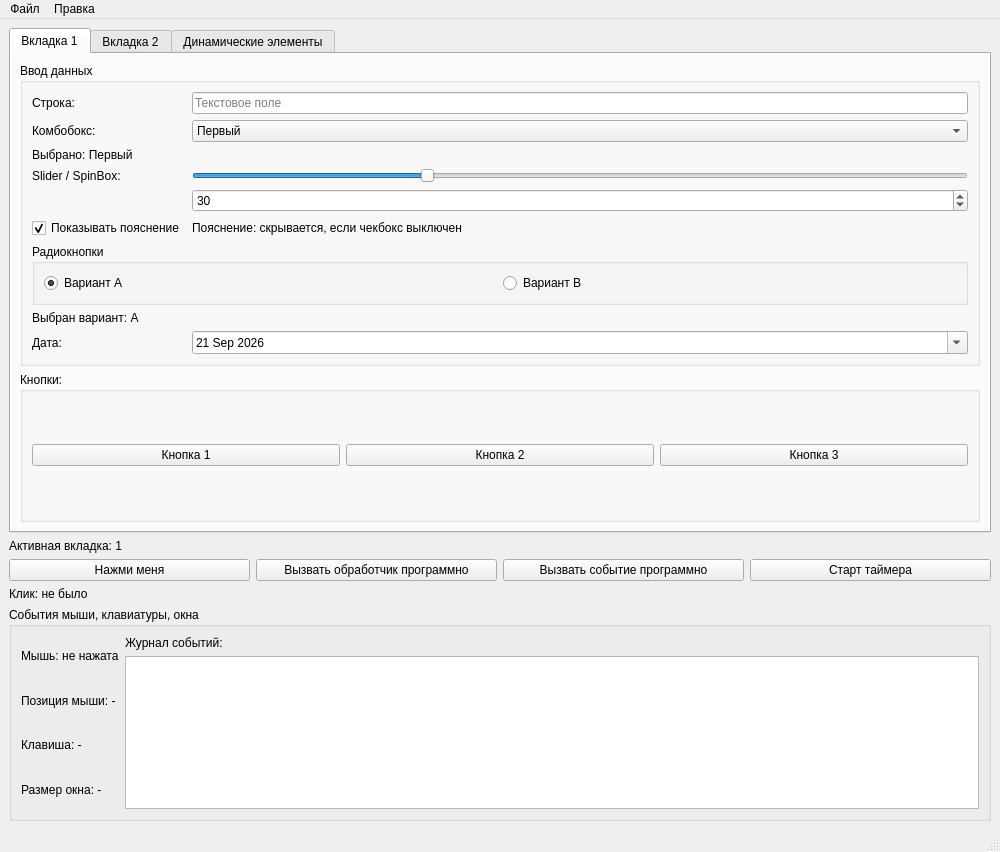
<?xml version="1.0" encoding="UTF-8"?>
<ui version="4.0">
 <class>MainWindow</class>
 <widget class="QMainWindow" name="MainWindow">
  <property name="enabled">
   <bool>true</bool>
  </property>
  <property name="geometry">
   <rect>
    <x>0</x>
    <y>0</y>
    <width>1000</width>
    <height>852</height>
   </rect>
  </property>
  <property name="minimumSize">
   <size>
    <width>1000</width>
    <height>820</height>
   </size>
  </property>
  <property name="windowTitle">
   <string>Лабораторная работа №1 - ООП</string>
  </property>
  <widget class="QWidget" name="centralwidget">
   <layout class="QVBoxLayout" name="verticalLayoutMain">
    <item>
     <widget class="QTabWidget" name="tabWidgetMain">
      <property name="currentIndex">
       <number>0</number>
      </property>
      <widget class="QWidget" name="tabPage1">
       <attribute name="title">
        <string>Вкладка 1</string>
       </attribute>
       <layout class="QVBoxLayout" name="verticalLayoutTabPage1">
        <item>
         <widget class="QGroupBox" name="groupBoxInputs">
          <property name="title">
           <string>Ввод данных</string>
          </property>
          <layout class="QGridLayout" name="gridLayoutInputs">
           <item row="6" column="0" colspan="2">
            <widget class="QGroupBox" name="groupBoxRadio">
             <property name="title">
              <string>Радиокнопки</string>
             </property>
             <layout class="QHBoxLayout" name="horizontalLayoutRadio">
              <item>
               <widget class="QRadioButton" name="radioButtonA">
                <property name="text">
                 <string>Вариант A</string>
                </property>
                <property name="checked">
                 <bool>true</bool>
                </property>
               </widget>
              </item>
              <item>
               <widget class="QRadioButton" name="radioButtonB">
                <property name="text">
                 <string>Вариант B</string>
                </property>
               </widget>
              </item>
             </layout>
            </widget>
           </item>
           <item row="3" column="1">
            <widget class="QSlider" name="sliderValue">
             <property name="minimum">
              <number>0</number>
             </property>
             <property name="maximum">
              <number>100</number>
             </property>
             <property name="value">
              <number>30</number>
             </property>
             <property name="orientation">
              <enum>Qt::Orientation::Horizontal</enum>
             </property>
            </widget>
           </item>
           <item row="4" column="1">
            <widget class="QSpinBox" name="spinBoxValue">
             <property name="minimum">
              <number>0</number>
             </property>
             <property name="maximum">
              <number>100</number>
             </property>
             <property name="value">
              <number>30</number>
             </property>
            </widget>
           </item>
           <item row="2" column="0" colspan="2">
            <widget class="QLabel" name="labelCombo">
             <property name="text">
              <string>Выбрано: Первый</string>
             </property>
            </widget>
           </item>
           <item row="0" column="1">
            <widget class="QLineEdit" name="lineEditInput">
             <property name="text">
              <string/>
             </property>
             <property name="placeholderText">
              <string>Текстовое поле</string>
             </property>
            </widget>
           </item>
           <item row="1" column="0">
            <widget class="QLabel" name="labelCaptionCombo">
             <property name="text">
              <string>Комбобокс:</string>
             </property>
            </widget>
           </item>
           <item row="5" column="1">
            <widget class="QLabel" name="labelCheckBox">
             <property name="text">
              <string>Пояснение: скрывается, если чекбокс выключен</string>
             </property>
            </widget>
           </item>
           <item row="5" column="0">
            <widget class="QCheckBox" name="checkBoxEnable">
             <property name="text">
              <string>Показывать пояснение</string>
             </property>
             <property name="checked">
              <bool>true</bool>
             </property>
            </widget>
           </item>
           <item row="1" column="1">
            <widget class="QComboBox" name="comboBoxItems">
             <item>
              <property name="text">
               <string>Первый</string>
              </property>
             </item>
             <item>
              <property name="text">
               <string>Второй</string>
              </property>
             </item>
             <item>
              <property name="text">
               <string>Третий</string>
              </property>
             </item>
            </widget>
           </item>
           <item row="0" column="0">
            <widget class="QLabel" name="labelCaptionLine">
             <property name="text">
              <string>Строка:</string>
             </property>
            </widget>
           </item>
           <item row="7" column="0" colspan="2">
            <widget class="QLabel" name="labelRadio">
             <property name="text">
              <string>Выбран вариант: A</string>
             </property>
            </widget>
           </item>
           <item row="3" column="0">
            <widget class="QLabel" name="labelCaptionSlider">
             <property name="text">
              <string>Slider / SpinBox:</string>
             </property>
            </widget>
           </item>
           <item row="8" column="0">
            <widget class="QLabel" name="labelCaptionDate">
             <property name="text">
              <string>Дата:</string>
             </property>
            </widget>
           </item>
           <item row="8" column="1">
            <widget class="QDateEdit" name="dateEditValue">
             <property name="dateTime">
              <datetime>
               <hour>19</hour>
               <minute>0</minute>
               <second>0</second>
               <year>2026</year>
               <month>9</month>
               <day>21</day>
              </datetime>
             </property>
             <property name="calendarPopup">
              <bool>true</bool>
             </property>
             <property name="date">
              <date>
               <year>2026</year>
               <month>9</month>
               <day>21</day>
              </date>
             </property>
            </widget>
           </item>
          </layout>
         </widget>
        </item>
        <item>
         <widget class="QGroupBox" name="groupBoxColors">
          <property name="title">
           <string>Кнопки:</string>
          </property>
          <layout class="QHBoxLayout" name="horizontalLayoutColors">
           <item>
            <widget class="QPushButton" name="pushButtonColor1">
             <property name="text">
              <string>Кнопка 1</string>
             </property>
            </widget>
           </item>
           <item>
            <widget class="QPushButton" name="pushButtonColor2">
             <property name="text">
              <string>Кнопка 2</string>
             </property>
            </widget>
           </item>
           <item>
            <widget class="QPushButton" name="pushButtonColor3">
             <property name="text">
              <string>Кнопка 3</string>
             </property>
            </widget>
           </item>
          </layout>
         </widget>
        </item>
       </layout>
      </widget>
      <widget class="QWidget" name="tabPage2">
       <attribute name="title">
        <string>Вкладка 2</string>
       </attribute>
       <layout class="QVBoxLayout" name="verticalLayoutTabPage2">
        <item>
         <widget class="QGroupBox" name="groupBoxDisplay">
          <property name="title">
           <string>Индикаторы</string>
          </property>
          <layout class="QGridLayout" name="gridLayoutDisplay">
           <item row="0" column="0">
            <widget class="QLabel" name="labelCaptionDial">
             <property name="text">
              <string>Dial / LCD:</string>
             </property>
            </widget>
           </item>
           <item row="0" column="1">
            <widget class="QDial" name="dialValue">
             <property name="minimum">
              <number>0</number>
             </property>
             <property name="maximum">
              <number>100</number>
             </property>
             <property name="value">
              <number>50</number>
             </property>
            </widget>
           </item>
           <item row="0" column="2">
            <widget class="QLCDNumber" name="lcdNumberDisplay">
             <property name="digitCount">
              <number>3</number>
             </property>
             <property name="value" stdset="0">
              <double>50.000000000000000</double>
             </property>
            </widget>
           </item>
           <item row="1" column="0">
            <widget class="QLabel" name="labelCaptionScroll">
             <property name="text">
              <string>ScrollBar:</string>
             </property>
            </widget>
           </item>
           <item row="1" column="1" colspan="2">
            <widget class="QScrollBar" name="scrollBarValue">
             <property name="minimum">
              <number>0</number>
             </property>
             <property name="maximum">
              <number>100</number>
             </property>
             <property name="value">
              <number>20</number>
             </property>
             <property name="orientation">
              <enum>Qt::Orientation::Horizontal</enum>
             </property>
            </widget>
           </item>
           <item row="2" column="0">
            <widget class="QLabel" name="labelCaptionProgressScroll">
             <property name="text">
              <string>Прогресс (scroll):</string>
             </property>
            </widget>
           </item>
           <item row="2" column="1" colspan="2">
            <widget class="QProgressBar" name="progressBarScroll">
             <property name="minimum">
              <number>0</number>
             </property>
             <property name="maximum">
              <number>100</number>
             </property>
             <property name="value">
              <number>20</number>
             </property>
            </widget>
           </item>
           <item row="3" column="0">
            <widget class="QLabel" name="labelCaptionProgressMain">
             <property name="text">
              <string>Прогресс (кнопка):</string>
             </property>
            </widget>
           </item>
           <item row="3" column="1" colspan="2">
            <widget class="QProgressBar" name="progressBarMain">
             <property name="minimum">
              <number>0</number>
             </property>
             <property name="maximum">
              <number>100</number>
             </property>
             <property name="value">
              <number>0</number>
             </property>
            </widget>
           </item>
          </layout>
         </widget>
        </item>
        <item>
         <widget class="QListWidget" name="listWidgetItems">
          <property name="maximumSize">
           <size>
            <width>16777215</width>
            <height>110</height>
           </size>
          </property>
          <item>
           <property name="text">
            <string>Элемент 1</string>
           </property>
          </item>
          <item>
           <property name="text">
            <string>Элемент 2</string>
           </property>
          </item>
          <item>
           <property name="text">
            <string>Элемент 3</string>
           </property>
          </item>
         </widget>
        </item>
        <item>
         <widget class="QLabel" name="labelList">
          <property name="text">
           <string>Выбран элемент: нет</string>
          </property>
         </widget>
        </item>
        <item>
         <widget class="QTextEdit" name="textEditNotes">
          <property name="maximumSize">
           <size>
            <width>16777215</width>
            <height>90</height>
           </size>
          </property>
          <property name="placeholderText">
           <string>Введите заметки...</string>
          </property>
         </widget>
        </item>
        <item>
         <widget class="QLabel" name="labelTimerTicks">
          <property name="text">
           <string>Секунд: 0</string>
          </property>
         </widget>
        </item>
        <item>
         <widget class="QProgressBar" name="progressBarTimer">
          <property name="minimum">
           <number>0</number>
          </property>
          <property name="maximum">
           <number>100</number>
          </property>
          <property name="value">
           <number>0</number>
          </property>
         </widget>
        </item>
       </layout>
      </widget>
      <widget class="QWidget" name="tabPage3">
       <attribute name="title">
        <string>Динамические элементы</string>
       </attribute>
       <layout class="QVBoxLayout" name="verticalLayoutTabPage3">
        <item>
         <widget class="QLabel" name="labelDynamicHint">
          <property name="text">
           <string>Кликните на область ниже - создаётся кнопка</string>
          </property>
         </widget>
        </item>
        <item>
         <widget class="QFrame" name="dynamicArea">
          <property name="minimumSize">
           <size>
            <width>0</width>
            <height>150</height>
           </size>
          </property>
          <property name="frameShape">
           <enum>QFrame::Shape::StyledPanel</enum>
          </property>
          <property name="frameShadow">
           <enum>QFrame::Shadow::Sunken</enum>
          </property>
         </widget>
        </item>
        <item>
         <widget class="QPushButton" name="pushButtonDeleteDynamic">
          <property name="text">
           <string>Удалить последнюю</string>
          </property>
         </widget>
        </item>
        <item>
         <widget class="Line" name="line">
          <property name="orientation">
           <enum>Qt::Orientation::Horizontal</enum>
          </property>
         </widget>
        </item>
        <item>
         <widget class="QLabel" name="labelDynamicInfo">
          <property name="text">
           <string>Кнопок создано: 0</string>
          </property>
         </widget>
        </item>
        <item>
         <widget class="QLabel" name="labelPaintCount">
          <property name="text">
           <string>Перерисовок окна: 0</string>
          </property>
         </widget>
        </item>
       </layout>
      </widget>
     </widget>
    </item>
    <item>
     <widget class="QLabel" name="labelTab">
      <property name="text">
       <string>Активная вкладка: 1</string>
      </property>
     </widget>
    </item>
    <item>
     <layout class="QHBoxLayout" name="horizontalLayoutMainButtons">
      <item>
       <widget class="QPushButton" name="pushButtonMain">
        <property name="text">
         <string>Нажми меня</string>
        </property>
       </widget>
      </item>
      <item>
       <widget class="QPushButton" name="pushButtonCallHandler">
        <property name="text">
         <string>Вызвать обработчик программно</string>
        </property>
       </widget>
      </item>
      <item>
       <widget class="QPushButton" name="pushButtonCallEvent">
        <property name="text">
         <string>Вызвать событие программно</string>
        </property>
       </widget>
      </item>
      <item>
       <widget class="QPushButton" name="pushButtonTimerToggle">
        <property name="text">
         <string>Старт таймера</string>
        </property>
       </widget>
      </item>
     </layout>
    </item>
    <item>
     <widget class="QLabel" name="labelClickInfo">
      <property name="text">
       <string>Клик: не было</string>
      </property>
     </widget>
    </item>
    <item>
     <widget class="QGroupBox" name="groupBoxEvents">
      <property name="title">
       <string>События мыши, клавиатуры, окна</string>
      </property>
      <layout class="QHBoxLayout" name="horizontalLayoutEvents">
       <item>
        <layout class="QVBoxLayout" name="verticalLayoutEventsLeft">
         <item>
          <widget class="QLabel" name="labelMousePress">
           <property name="text">
            <string>Мышь: не нажата</string>
           </property>
          </widget>
         </item>
         <item>
          <widget class="QLabel" name="labelMouseMove">
           <property name="text">
            <string>Позиция мыши: -</string>
           </property>
          </widget>
         </item>
         <item>
          <widget class="QLabel" name="labelKey">
           <property name="text">
            <string>Клавиша: -</string>
           </property>
          </widget>
         </item>
         <item>
          <widget class="QLabel" name="labelResize">
           <property name="text">
            <string>Размер окна: -</string>
           </property>
          </widget>
         </item>
        </layout>
       </item>
       <item>
        <layout class="QVBoxLayout" name="verticalLayoutEventsRight">
         <item>
          <widget class="QLabel" name="labelCaptionDebug">
           <property name="text">
            <string>Журнал событий:</string>
           </property>
          </widget>
         </item>
         <item>
          <widget class="QListWidget" name="listWidgetDebugLog">
           <property name="enabled">
            <bool>true</bool>
           </property>
          </widget>
         </item>
        </layout>
       </item>
      </layout>
     </widget>
    </item>
   </layout>
  </widget>
  <widget class="QMenuBar" name="menubar">
   <property name="geometry">
    <rect>
     <x>0</x>
     <y>0</y>
     <width>1000</width>
     <height>25</height>
    </rect>
   </property>
   <widget class="QMenu" name="menuFile">
    <property name="title">
     <string>Файл</string>
    </property>
    <addaction name="actionAbout"/>
    <addaction name="actionExit"/>
   </widget>
   <widget class="QMenu" name="menuEdit">
    <property name="title">
     <string>Правка</string>
    </property>
    <addaction name="actionClear"/>
    <addaction name="actionReset"/>
   </widget>
   <addaction name="menuFile"/>
   <addaction name="menuEdit"/>
  </widget>
  <widget class="QStatusBar" name="statusbar"/>
  <action name="actionAbout">
   <property name="text">
    <string>О программе</string>
   </property>
  </action>
  <action name="actionExit">
   <property name="text">
    <string>Выход</string>
   </property>
  </action>
  <action name="actionClear">
   <property name="text">
    <string>Очистить поля ввода</string>
   </property>
  </action>
  <action name="actionReset">
   <property name="text">
    <string>Сбросить регуляторы</string>
   </property>
  </action>
 </widget>
 <resources/>
 <connections/>
</ui>
